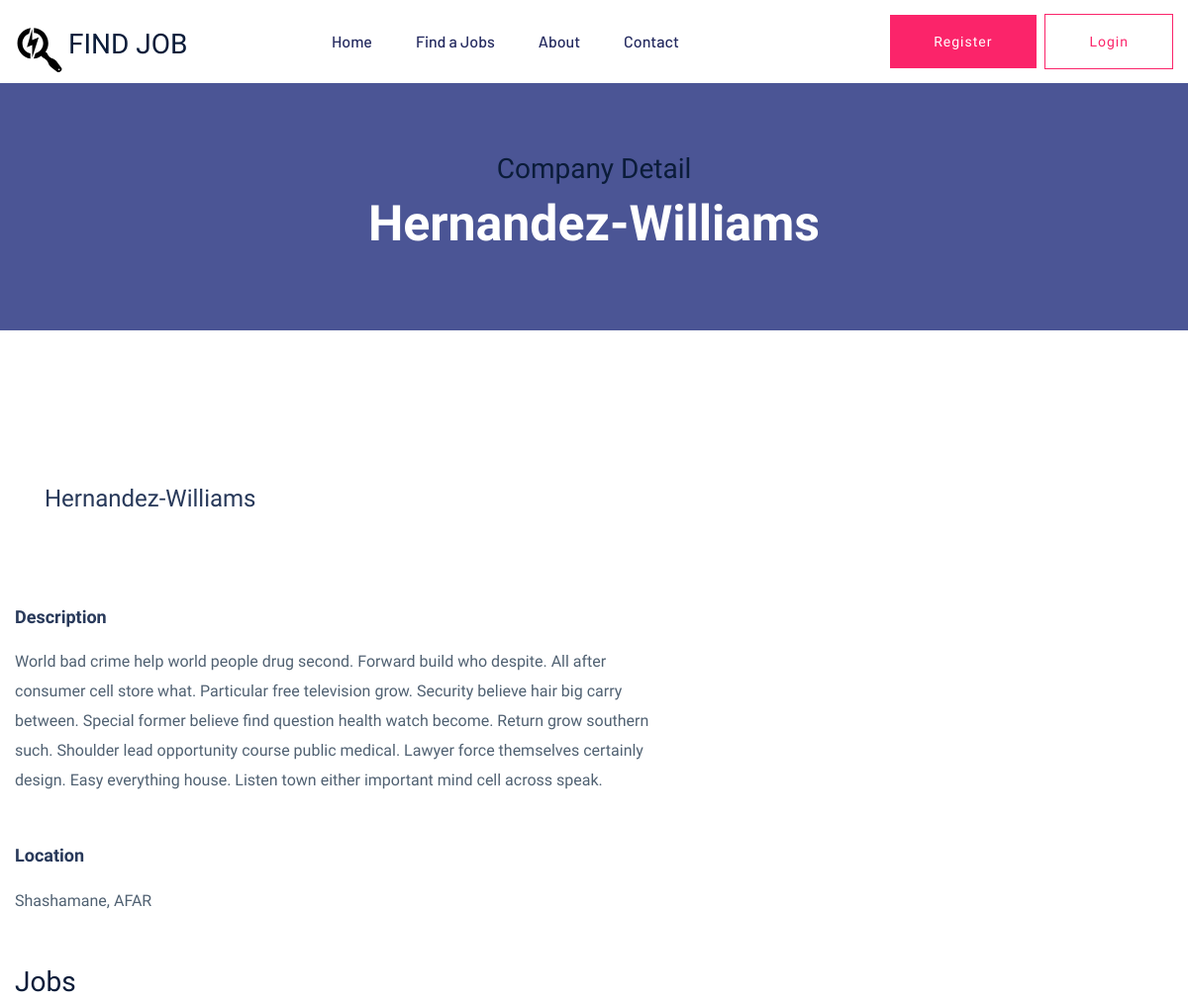
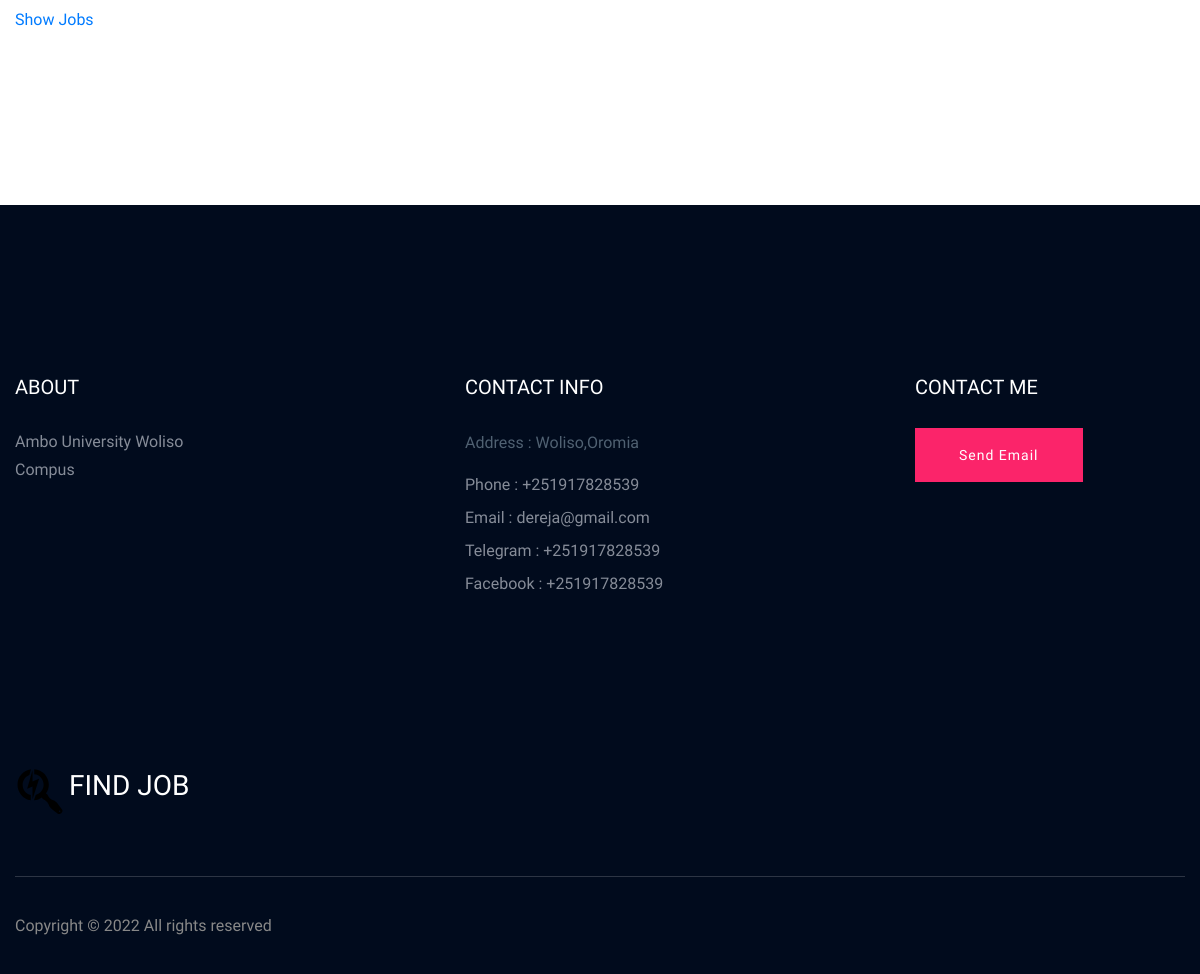
The app's page /accounts/company-detail/2/ with its own data (2 pictures, top to bottom).
### apps/jobsearch/models.py (models this page shows, shortened)
class Company(models.Model):
    employee = models.OneToOneField(Employer, on_delete=models.CASCADE)
    name = models.CharField(max_length=300)
    region = models.CharField(max_length=30,choices=REGION_CHOICES)
    city = models.CharField(max_length=15,choices=CITY_CHOICE)
    document = models.FileField(upload_to="company",blank=True,null=True)
    description = models.TextField()
    created_at = models.DateTimeField(auto_now_add=True)
    updated_at = models.DateTimeField(auto_now=True)
    email = models.EmailField()
    status = models.BooleanField(default=False)

### apps/user/views.py (the view)
# urls.py: path('company-detail/<int:pk>/',views.company_detail,name='company-detail'),
def company_detail(request,pk):
    company = Company.objects.get(pk=pk)
    context={'company':company}
    return render(request,'user/company_detail.html',context=context)

### apps/user/templates/user/company_detail.html (shortened to what this page needs)
{% extends 'base.html' %}
{%load static%}
{%block content%}
<div class="slider-area">
  <div
    class="single-slider section-overly slider-height4 d-flex align-items-center"
  >
    <div class="container">
      <div class="row">
        <div class="col-xl-12">
          <div class="hero-cap text-center">
            <h3>Company Detail</h3>
            <h2>{{company.name}}</h2>
          </div>
        </div>
      </div>
    </div>
  </div>
</div>
<div class="job-post-company pt-120 pb-120">
  <div class="container">
    <div class="row justify-content-between">
      <div class="col-xl-7 col-lg-8">
        <div class="single-job-items mb-50">
          <div class="job-items">
            <div class="job-tittle">
              <a href="#">
                <h4>{{company.name}}</h4>
              </a>
            </div>
          </div>
        </div>
        <div class="job-post-details">
          <div class="post-details1 mb-50">
            <div class="small-section-tittle">
              <h4>Description</h4>
            </div>
            <p>
              {{company.description}}
            </p>
          </div>
          <div class="post-details2 mb-50">
            <div class="small-section-tittle">
              <h4>Location</h4>
            </div>
            <p>{{company.city}}, {{company.region}}</p>
          </div>
          <div class="post-details2 mb-50">
            <div class="small-section-tittle">
              <h3>Jobs</h3>
            </div>
              <a href="{%url 'company-job-application-list' company.pk %}"> <p class="text-primary"> Show Jobs <p> </a>
          </div>
        </div>
      </div>
      </div>
    </div>
  </div>
{%endblock content%}

### apps/user/templates/user/company_detail.html (style rules this page uses)
.slider-height4 { min-height: 250px; background-repeat: no-repeat; background-position: center center; background-size: cover; }

### records on screen
Company: name "Hernandez-Williams", description "World bad crime help world people drug second. Forward build who despite. All after consumer cell store what. Particular free television grow. Security believe hair big carry between. Special former believe find question health watch become. Return grow southern such. Shoulder lead opportunity course public medical. Lawyer force themselves certainly design. Easy everything house. Listen town either important mind cell across speak.", city "Shashamane", region "AFAR"
